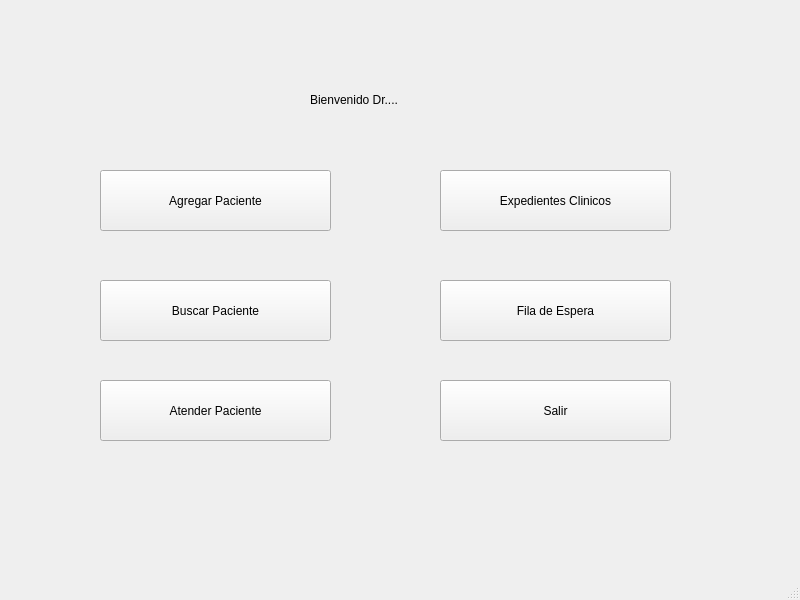
<?xml version="1.0" encoding="UTF-8"?>
<ui version="4.0">
 <class>MainMenu</class>
 <widget class="QMainWindow" name="MainMenu">
  <property name="geometry">
   <rect>
    <x>0</x>
    <y>0</y>
    <width>800</width>
    <height>600</height>
   </rect>
  </property>
  <property name="windowTitle">
   <string>MainMenu</string>
  </property>
  <widget class="QWidget" name="centralwidget">
   <widget class="QLabel" name="label">
    <property name="geometry">
     <rect>
      <x>-170</x>
      <y>-100</y>
      <width>1141</width>
      <height>821</height>
     </rect>
    </property>
    <property name="text">
     <string/>
    </property>
    <property name="pixmap">
     <pixmap>../../Pictures/Screenshots/Captura de pantalla 2025-06-02 135404.png</pixmap>
    </property>
    <property name="scaledContents">
     <bool>true</bool>
    </property>
   </widget>
   <widget class="QPushButton" name="pushButton">
    <property name="geometry">
     <rect>
      <x>100</x>
      <y>170</y>
      <width>231</width>
      <height>61</height>
     </rect>
    </property>
    <property name="text">
     <string>Agregar Paciente</string>
    </property>
   </widget>
   <widget class="QPushButton" name="pushButton_2">
    <property name="geometry">
     <rect>
      <x>440</x>
      <y>170</y>
      <width>231</width>
      <height>61</height>
     </rect>
    </property>
    <property name="text">
     <string>Expedientes Clinicos</string>
    </property>
   </widget>
   <widget class="QPushButton" name="pushButton_3">
    <property name="geometry">
     <rect>
      <x>440</x>
      <y>280</y>
      <width>231</width>
      <height>61</height>
     </rect>
    </property>
    <property name="text">
     <string>Fila de Espera</string>
    </property>
   </widget>
   <widget class="QPushButton" name="pushButton_4">
    <property name="geometry">
     <rect>
      <x>100</x>
      <y>280</y>
      <width>231</width>
      <height>61</height>
     </rect>
    </property>
    <property name="text">
     <string>Buscar Paciente</string>
    </property>
   </widget>
   <widget class="QPushButton" name="pushButton_5">
    <property name="geometry">
     <rect>
      <x>100</x>
      <y>380</y>
      <width>231</width>
      <height>61</height>
     </rect>
    </property>
    <property name="text">
     <string>Atender Paciente</string>
    </property>
   </widget>
   <widget class="QPushButton" name="pushButton_6">
    <property name="geometry">
     <rect>
      <x>440</x>
      <y>380</y>
      <width>231</width>
      <height>61</height>
     </rect>
    </property>
    <property name="text">
     <string>Salir</string>
    </property>
   </widget>
   <widget class="QLabel" name="label_2">
    <property name="geometry">
     <rect>
      <x>310</x>
      <y>90</y>
      <width>241</width>
      <height>20</height>
     </rect>
    </property>
    <property name="text">
     <string>Bienvenido Dr....</string>
    </property>
   </widget>
  </widget>
  <widget class="QMenuBar" name="menubar">
   <property name="geometry">
    <rect>
     <x>0</x>
     <y>0</y>
     <width>800</width>
     <height>25</height>
    </rect>
   </property>
  </widget>
  <widget class="QStatusBar" name="statusbar"/>
 </widget>
 <resources/>
 <connections/>
</ui>
